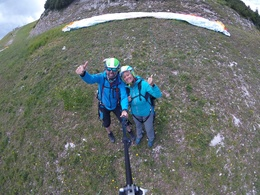
%> input picture MATLAB/SupervisedL/Lab3/images/MyImage.JPG, 260 x 195 px, shrunk from 3648 x 2736 before the run; the run also reads 1 picture not shown here
$ octave DetectingTemplate.m   (GNU Octave 9; MATLAB toolbox functions it lacks are replaced by stand-ins)
%> lines starting %> are read from the running program, lines starting %| are printed output that depends on the picture; in (x1, y1, x2, y2) boxes, pixels count from 0 and x2, y2 are one past the last pixel; in counts of white or black regions, pixels touching at a corner belong together; the program's own positions count from 1
%% Get images
clear

global_image = imread('./images/MyImage.jpg');
%> global_image is the input picture: size 195x260x3 uint8; mean R, G, B 108.6, 114.6, 110.5
global_image = global_image(:,:,2);
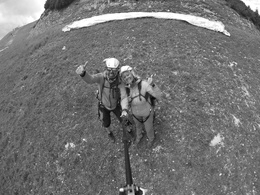
%> global_image: size 195x260 uint8; min 7, max 255, mean 114.6
template_image = imread('./images/MySubImage.jpg');
template_image = template_image(:,:,2);

global_image = imresize(global_image, 0.2);
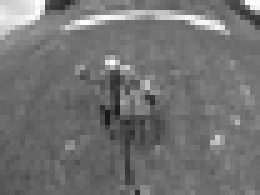
%> global_image: size 39x52 uint8 (shown 5 times larger); min 25, max 255, mean 114.6
template_image = imresize(template_image, 0.2);
%> template_image = [111 119 129 118; 117 168 132 109; 123 141 77 108]

[global_row, global_column] = size(global_image);
%> global_row = 39; global_column = 52
[template_row, template_column] = size(template_image);
%> template_row = 3; template_column = 4

%padding
padded_image = zeros([global_row+2*(template_row-1), global_column+2*(template_column-1)],"uint8");
padded_image( template_row:template_row+global_row-1, template_column:template_column+global_column-1 ) = global_image;
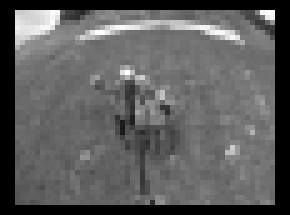
%> padded_image: size 43x58 uint8 (shown 5 times larger); min 0, max 255, mean 93.2
padded_size = size(padded_image);
%> padded_size = [43 58]
imshow(padded_image);
%%%%%%%%%%%%%%%%%%%

%% Sum Square Differences
%error
ssd = zeros([global_row+template_row-1, global_column+template_column-1]);
ssd_sz = size(ssd);
%> ssd_sz = [41 55]
for x = 1:ssd_sz(2)
    for y = 1:ssd_sz(1)
        %ritaglio una sottoimmagine da confrontare
        sub_image = padded_image(y:y+template_row-1, x:x+template_column-1);
        ssd(y,x) = sum( (sub_image - template_image).^2,"all" );
    end
end
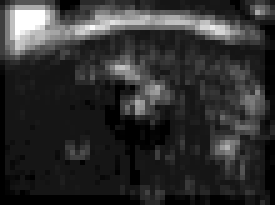
%> ssd: size 41x55 double (shown 5 times larger); min 0, max 3060, mean 575.8; drawn with min black and max white
%% Show error
[~, idx] = min(ssd,[], 'all');
%> idx = 16
[r, c] = ind2sub(size(ssd), idx);
%> r = 16; c = 1
tmp = ssd;
tmp(r:r+template_row, c:c+template_column) = max(ssd, [], "all") + 1000;
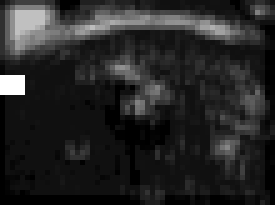
%> tmp: size 41x55 double (shown 5 times larger); 0.89% of pixels changed, all inside (x1, y1, x2, y2) = (0, 15, 5, 19); drawn with min black and max white
imagesc(tmp);
%%%%%%%%%%%%%%%%%%%%%

%% Cross Correlation
%calculation of correlation
cross_correlation = zeros([global_row, global_column]);
for x = 1:padded_size(2)-template_column+1
    for y = 1:padded_size(1)-template_row+1
        sub_image = padded_image(y:y+template_row-1, x:x+template_column-1);
        cross_correlation(y,x) = sum(sub_image.*template_image,"all");
    end
end
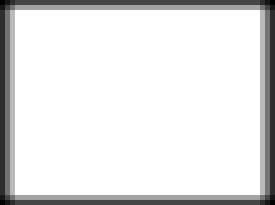
%> cross_correlation: size 41x55 double (shown 5 times larger); min 255, max 3060, mean 2752; drawn with min black and max white

%% Show correlation
imagesc(cross_correlation);

%% Normalized Cross Correlation
template_scarto = template_image - mean(template_image,"all")*ones([template_row, template_column],"uint8");
std_template = std2(template_image);
%> std_template = 15.95
%calculation of correlation
norm_cross_correlation = zeros([global_row, global_column]);
for x = 1:padded_size(2)-template_column+1
    for y = 1:padded_size(1)-template_row+1
        sub_image = padded_image(y:y+template_row-1, x:x+template_column-1);
        sub_scarto = sub_image - mean(sub_image,"all")*ones([template_row, template_column],"uint8");
        norm_cross_correlation(y,x) = sum(sub_scarto.*template_scarto,"all")/(std2(sub_image)*std_template);
    end
end
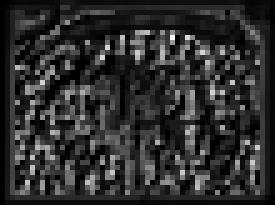
%> norm_cross_correlation: size 41x55 double (shown 5 times larger); min 0, max 10.06, mean 1.83; drawn with min black and max white

%% Show correlation
imagesc(norm_cross_correlation);
